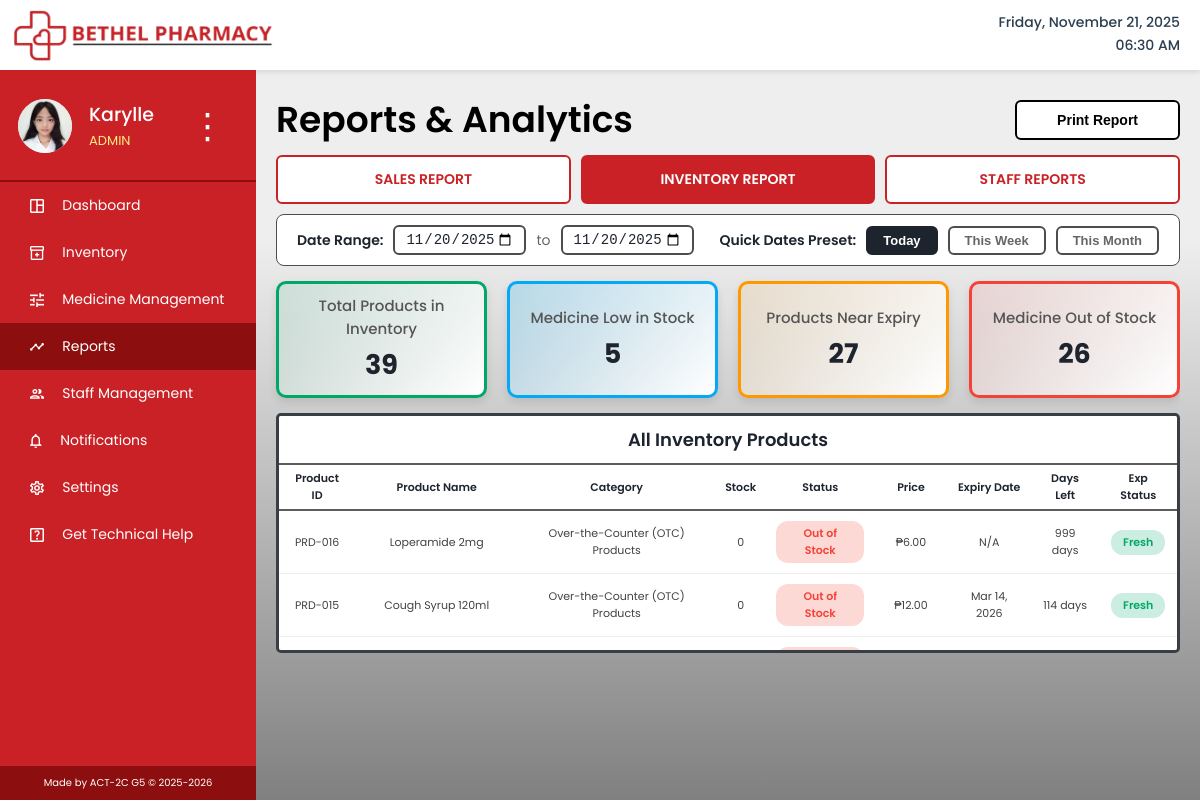
The app's page /inventory_report.php (signed in) with its own data.
### tables this page shows
CREATE TABLE `users` (
  `id` int(11) NOT NULL,
  `username` varchar(50) NOT NULL,
  `first_name` varchar(100) DEFAULT NULL,
  `last_name` varchar(100) DEFAULT NULL,
  `email` varchar(100) NOT NULL,
  `phone` varchar(20) DEFAULT NULL,
  `profile_picture` varchar(255) DEFAULT NULL,
  `role` enum('admin','staff') DEFAULT 'staff',
  `password` varchar(255) NOT NULL,
  `created_at` timestamp NOT NULL DEFAULT current_timestamp(),
  `last_login` timestamp NULL DEFAULT NULL,
  `status` enum('active','inactive') DEFAULT 'active',
  `reset_token` varchar(64) DEFAULT NULL,
  `reset_expiry` datetime DEFAULT NULL
);

CREATE TABLE `products` (
  `product_id` int(11) NOT NULL,
  `product_name` varchar(255) NOT NULL,
  `category` enum('Prescription Medicines','Over-the-Counter (OTC) Products','Health & Personal Care','Medical Supplies & Equipment') NOT NULL,
  `price` decimal(10,2) NOT NULL,
  `current_stock` int(11) NOT NULL DEFAULT 0,
  `manufactured_date` date NOT NULL,
  `expiry_date` date NOT NULL,
  `how_to_use` text DEFAULT NULL,
  `side_effects` text DEFAULT NULL,
  `created_at` timestamp NOT NULL DEFAULT current_timestamp(),
  `updated_at` timestamp NOT NULL DEFAULT current_timestamp() ON UPDATE current_timestamp(),
  `reorder_level` int(11) DEFAULT 50,
  `reorder_quantity` int(11) DEFAULT 100
);

### inventory_report.php (the view, shortened to what this page needs)
<?php
$conn = new mysqli("localhost", "root", "", "bethel_pharmacy");
$user_id = $_SESSION['user_id'];
$query = $conn->prepare("SELECT * FROM users WHERE id = ?");
$query->bind_param("i", $user_id);
$query->execute();
$user = $query->get_result()->fetch_assoc();
$date_from = isset($_GET['date_from']) ? $_GET['date_from'] : date('Y-m-d');
$date_to = isset($_GET['date_to']) ? $_GET['date_to'] : date('Y-m-d');
$quick_filter = isset($_GET['quick_filter']) ? $_GET['quick_filter'] : 'today';
if ($quick_filter == 'today') {
    $date_from = $date_to = date('Y-m-d');
} elseif ($quick_filter == 'this_week') {
    $date_from = date('Y-m-d', strtotime('monday this week'));
    $date_to = date('Y-m-d');
} elseif ($quick_filter == 'this_month') {
    $date_from = date('Y-m-01');
    $date_to = date('Y-m-d');
}
$current_date = date('l, F j, Y');
$current_time = date('h:i A');
$conn = new mysqli("localhost", "root", "", "bethel_pharmacy");
$total_products = $conn->query("SELECT COUNT(*) as count FROM products")->fetch_assoc()['count'];
$low_stock = $conn->query("SELECT COUNT(*) as count FROM (
    SELECT p.product_id,
        COALESCE(SUM(CASE
            WHEN pb.status IN ('available', 'low_stock')
            AND pb.expiry_date > CURDATE()
            AND DATEDIFF(pb.expiry_date, CURDATE()) > 365
            THEN pb.quantity ELSE 0 END), 0) AS total_stock
    FROM products p
    LEFT JOIN product_batches pb ON p.product_id = pb.product_id AND pb.quantity > 0
    GROUP BY p.product_id
    HAVING total_stock > 0 AND total_stock <= 50
) AS low_stock_products")->fetch_assoc()['count'];
$expiring_soon = $conn->query("SELECT COUNT(DISTINCT p.product_id) as count
    FROM products p
    INNER JOIN product_batches pb ON p.product_id = pb.product_id
    WHERE pb.quantity > 0
    AND pb.expiry_date > CURDATE()
    AND DATEDIFF(pb.expiry_date, CURDATE()) <= 182")->fetch_assoc()['count'];
$out_of_stock = $conn->query("SELECT COUNT(*) as count FROM (
    SELECT p.product_id,
        COALESCE(SUM(CASE
            WHEN pb.status IN ('available', 'low_stock')
            AND pb.expiry_date > CURDATE()
            AND DATEDIFF(pb.expiry_date, CURDATE()) > 365
            THEN pb.quantity ELSE 0 END), 0) AS total_stock
    FROM products p
    LEFT JOIN product_batches pb ON p.product_id = pb.product_id AND pb.quantity > 0
    GROUP BY p.product_id
    HAVING total_stock = 0
) AS out_of_stock_products")->fetch_assoc()['count'];
$inventory_query = "SELECT
    p.product_id,
    p.product_name,
    p.category,
    p.price,
    p.reorder_level,
    COALESCE(SUM(CASE
        WHEN pb.status IN ('available', 'low_stock')
        AND pb.expiry_date > CURDATE()
        AND DATEDIFF(pb.expiry_date, CURDATE()) > 365
        THEN pb.quantity ELSE 0 END), 0) AS stock,
    MIN(CASE
        WHEN pb.expiry_date > CURDATE()
        THEN pb.expiry_date
    END) as nearest_expiry,
    MIN(CASE
        WHEN pb.expiry_date > CURDATE()
        THEN DATEDIFF(pb.expiry_date, CURDATE())
    END) as days_left
FROM products p
LEFT JOIN product_batches pb ON p.product_id = pb.product_id AND pb.quantity > 0
GROUP BY p.product_id
ORDER BY stock ASC, days_left ASC";
$inventory_result = $conn->query($inventory_query);
?>
<!DOCTYPE html>
<html lang="en">
<head>
    <link rel="stylesheet" href="css/base.css">
    <link rel="stylesheet" href="css/header.css">
    <link rel="stylesheet" href="css/sidebar.css">
    <link rel="stylesheet" href="css/tables.css">
    <link rel="stylesheet" href="css/reports.css">
</head>
<body>
    <header class="header">
        <img src="assets/bethel_logo.png" alt="Bethel Pharmacy" class="logo">
        <div class="datetime">
            <div><?php echo $current_date; ?></div>
            <div><?php echo $current_time; ?></div>
        </div>
    </header>
    <nav class="sidebar">
        <div class="profile-container">
            <div class="profile-image">
                <?php if ($user['profile_picture'] && file_exists($user['profile_picture'])): ?>
                    <img src="<?php echo $user['profile_picture']; ?>" alt="Profile">
                <?php else: ?>
                    <img src="assets/user.png" alt="User Profile">
                <?php endif; ?>
            </div>
            <div class="profile-info">
                <div class="profile-username"><?php echo htmlspecialchars($_SESSION['username']); ?></div>
                <div class="profile-role"><?php echo ucfirst($_SESSION['role']); ?></div>
            </div>
            <div class="profile-menu" onclick="this.nextElementSibling.classList.toggle('show')">&vellip;</div>
        </div>
        <div class="nav-buttons">
            <a href="admin_dashboard.php" class="nav-button"><img src="assets/dashboard.png" alt="">Dashboard</a>
            <a href="inventory.php" class="nav-button"><img src="assets/inventory.png" alt="">Inventory</a>
            <a href="medicine_management.php" class="nav-button"><img src="assets/management.png" alt="">Medicine Management</a>
            <a href="reports.php" class="nav-button active"><img src="assets/reports.png" alt="">Reports</a>
            <a href="staff_management.php" class="nav-button"><img src="assets/staff.png" alt="">Staff Management</a>
            <a href="notifications.php" class="nav-button"><img src="assets/notifs.png" alt="">Notifications</a>
            <a href="settings.php" class="nav-button"><img src="assets/settings.png" alt="">Settings</a>
            <a href="help.php" class="nav-button"><img src="assets/help.png" alt="">Get Technical Help</a>
        </div>
        <div class="sidebar-credits">Made by ACT-2C G5 © 2025-2026</div>
    </nav>
    <div class="content">
        <div class="reports-header">
            <h2>Reports & Analytics</h2>
                <div class="download-dropdown">
                    <button class="download-btn" onclick="printReport()">Print Report</button>
                </div>
        </div>
        <div class="report-tabs">
            <a href="reports.php" class="report-tab">SALES REPORT</a>
            <a href="inventory_report.php" class="report-tab active">INVENTORY REPORT</a>
            <a href="staff_report.php" class="report-tab">STAFF REPORTS</a>
        </div>
        <div class="filter-bar">
            <form method="GET" class="date-filter-form">
                <div class="date-inputs">
                    <label>Date Range:</label>
                    <input type="date" name="date_from" value="<?php echo $date_from; ?>" max="<?php echo date('Y-m-d'); ?>">
                    <span>to</span>
                    <input type="date" name="date_to" value="<?php echo $date_to; ?>" max="<?php echo date('Y-m-d'); ?>">
                </div>
                <div class="quick-filters">
                    <label>Quick Dates Preset:</label>
                    <button type="submit" name="quick_filter" value="today" class="quick-btn <?php echo $quick_filter == 'today' ? 'active' : ''; ?>">Today</button>
                    <button type="submit" name="quick_filter" value="this_week" class="quick-btn <?php echo $quick_filter == 'this_week' ? 'active' : ''; ?>">This Week</button>
                    <button type="submit" name="quick_filter" value="this_month" class="quick-btn <?php echo $quick_filter == 'this_month' ? 'active' : ''; ?>">This Month</button>
                </div>
            </form>
        </div>
        <div class="summary-boxes">
            <div class="summary-box green" onclick="showInventoryDetails('all')">
                <div class="summary-box-label">Total Products in Inventory</div>
                <div class="summary-box-value"><?php echo $total_products; ?></div>
            </div>
            <div class="summary-box blue" onclick="showInventoryDetails('low')">
                <div class="summary-box-label">Medicine Low in Stock</div>
                <div class="summary-box-value"><?php echo $low_stock; ?></div>
            </div>
            <div class="summary-box orange" onclick="showInventoryDetails('expiring')">
                <div class="summary-box-label">Products Near Expiry</div>
                <div class="summary-box-value"><?php echo $expiring_soon; ?></div>
            </div>
            <div class="summary-box red" onclick="showInventoryDetails('out')">
                <div class="summary-box-label">Medicine Out of Stock</div>
                <div class="summary-box-value"><?php echo $out_of_stock; ?></div>
            </div>
        </div>
        <div class="details-panel">
            <div id="inventory-all" class="details-content active">
                <h3>All Inventory Products</h3>
                <table class="inventory-table">
                    <thead>
                        <tr>
                            <th>Product ID</th>
                            <th>Product Name</th>
                            <th>Category</th>
                            <th>Stock</th>
                            <th>Status</th>
                            <th>Price</th>
                            <th>Expiry Date</th>
                            <th>Days Left</th>
                            <th>Exp Status</th>
                        </tr>
                    </thead>
                    <tbody>
                        <?php
                        $inventory_result->data_seek(0);
                        while($item = $inventory_result->fetch_assoc()):
                            $stock = $item['stock'];
                            $stock_status = $stock == 0 ? 'Out of Stock' : ($stock < 50 ? 'Low Stock' : 'In Stock');
                            $stock_class = $stock == 0 ? 'status-red' : ($stock < 50 ? 'status-orange' : 'status-green');
                            $days_left = $item['days_left'] ?? 999;
                            $exp_status = $days_left < 0 ? 'Expired' : ($days_left <= 90 ? 'Expiring Soon' : 'Fresh');
                            $exp_class = $days_left < 0 ? 'status-red' : ($days_left <= 90 ? 'status-orange' : 'status-green');
                            $expiry_display = $item['nearest_expiry'] ? date('M d, Y', strtotime($item['nearest_expiry'])) : 'N/A';
                        ?>
                        <tr>
                            <td>PRD-<?php echo str_pad($item['product_id'], 3, '0', STR_PAD_LEFT); ?></td>
                            <td><?php echo htmlspecialchars($item['product_name']); ?></td>
                            <td><?php echo htmlspecialchars($item['category']); ?></td>
                            <td><?php echo $stock; ?></td>
                            <td><span class="status-badge <?php echo $stock_class; ?>"><?php echo $stock_status; ?></span></td>
                            <td>₱<?php echo number_format($item['price'], 2); ?></td>
                            <td><?php echo $expiry_display; ?></td>
                            <td><?php echo $days_left < 0 ? 'Expired' : $days_left . ' days'; ?></td>
                            <td><span class="status-badge <?php echo $exp_class; ?>"><?php echo $exp_status; ?></span></td>
                        </tr>
                        <?php endwhile; ?>
                    </tbody>
                </table>
            </div>
        </div>
    </div>
</body>
</html>

### css/base.css (style rules this page uses)
* { margin: 0; padding: 0; box-sizing: border-box; }
html, body { margin: 0; padding: 0; height: 100%; }
body { font-family: 'Poppins', sans-serif; background: linear-gradient(180deg, #EEEEEE 30%, #808080 100%); min-height: 100vh; overflow: hidden; }
.content { max-width: calc(100vw - 256px); margin: 30px 20px 30px 256px; padding: 10px 20px; max-height: calc(100vh - 103px); overflow: hidden; }
.content h2 { margin: 0; font-family: Poppins; font-weight: 600; font-size: 36px; line-height: 24px; letter-spacing: 0; width: auto; height: 24px; }

### css/header.css (style rules this page uses)
.header { display: flex; justify-content: space-between; align-items: center; padding-bottom: 2px; padding-right: 20px; background: white; box-shadow: 0 2px 5px rgba(0,0,0,0.1); }
.logo { width: 289px; height: 68px; object-fit: contain; }
.datetime { display: flex; flex-direction: column; align-items: flex-end; gap: 2px; font-family: 'Poppins', sans-serif; }
.datetime > div, .date-text, .time-text { font-size: 14px; color: #2c3e50; font-weight: 500; }

### css/sidebar.css (style rules this page uses)
.sidebar { width: 256px; min-height: calc(100vh - 70px); background: #C92126; position: fixed; top: 70px; left: 0; display: flex; flex-direction: column; }
.profile-container { width: 210px; height: 65px; position: absolute; top: 23px; left: 15px; display: flex; align-items: center; }
.profile-container .profile-image { width: 60px; height: 60px; border-radius: 50%; overflow: hidden; border: 3px solid #C92126; background: #f5f5f5; display: flex; align-items: center; justify-content: center; }
.profile-container .profile-image img { width: 100%; height: 100%; object-fit: cover; }
.profile-info { margin: 0 14px; flex: 1; }
.profile-username { font-weight: 500; font-size: 19px; color: white; margin-bottom: 2px; }
.profile-role { font-size: 13px; text-transform: uppercase; color: #FFEC85; }
.profile-menu { font-size: 35px; color: white; cursor: pointer; }
.nav-buttons { width: 100%; margin-top: 110px; border-top: 2px solid #8D0E0E; }
.nav-button { width: 100%; height: 47px; background: transparent; border: none; cursor: pointer; font-size: 14px; color: white; text-align: left; padding: 10px 10px 10px 0.8cm; display: flex; align-items: center; gap: 18px; transition: background 0.2s; text-decoration: none; pointer-events: auto; }
.nav-button:hover, .nav-button.active { background: #8D0E0E; pointer-events: none; cursor: default; }
.sidebar-credits { width: 256px; height: 34px; background: #8D0E0E; margin-top: auto; display: flex; align-items: center; justify-content: center; font-size: 10px; color: white; }

### css/tables.css (style rules this page uses)
.status-badge { padding: 4px 12px; border-radius: 12px; font-size: 11px; font-weight: 600; display: inline-block; }
.status-badge.status-green { background: rgba(1, 167, 104, 0.2); color: #01A768; }
.status-badge.status-red { background: rgba(244, 67, 54, 0.2); color: #F44336; }

### records on screen
users: profile_picture (picture)
products: product_id "016", product_name "Loperamide 2mg", category "Over-the-Counter (OTC) Products", stock "0", stock_status "Out of Stock", price "6.00", expiry_display "N/A", days_left "999", exp_status "Fresh"
products: product_id "015", product_name "Cough Syrup 120ml", category "Over-the-Counter (OTC) Products", stock "0", stock_status "Out of Stock", price "12.00", expiry_display "Mar 14, 2026", days_left "114", exp_status "Fresh"

### other values on screen
$_SESSION['username'] "Karylle"
$_SESSION['role'] "ADMIN"
$total_products "39"
$low_stock "5"
$expiring_soon "27"
$out_of_stock "26"
